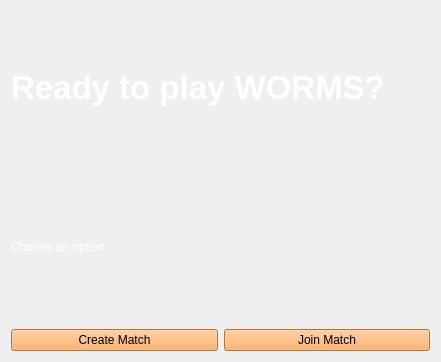
<?xml version="1.0" encoding="UTF-8"?>
<ui version="4.0">
 <class>Form</class>
 <widget class="QWidget" name="Form">
  <property name="geometry">
   <rect>
    <x>0</x>
    <y>0</y>
    <width>441</width>
    <height>362</height>
   </rect>
  </property>
  <property name="windowTitle">
   <string>Form</string>
  </property>
  <layout class="QVBoxLayout" name="verticalLayout_2">
   <item>
    <layout class="QVBoxLayout" name="verticalLayout">
     <item>
      <widget class="QLabel" name="label">
       <property name="palette">
        <palette>
         <active>
          <colorrole role="WindowText">
           <brush brushstyle="SolidPattern">
            <color alpha="255">
             <red>255</red>
             <green>255</green>
             <blue>255</blue>
            </color>
           </brush>
          </colorrole>
          <colorrole role="Text">
           <brush brushstyle="SolidPattern">
            <color alpha="255">
             <red>0</red>
             <green>0</green>
             <blue>0</blue>
            </color>
           </brush>
          </colorrole>
          <colorrole role="PlaceholderText">
           <brush brushstyle="SolidPattern">
            <color alpha="128">
             <red>255</red>
             <green>255</green>
             <blue>255</blue>
            </color>
           </brush>
          </colorrole>
         </active>
         <inactive>
          <colorrole role="WindowText">
           <brush brushstyle="SolidPattern">
            <color alpha="255">
             <red>255</red>
             <green>255</green>
             <blue>255</blue>
            </color>
           </brush>
          </colorrole>
          <colorrole role="Text">
           <brush brushstyle="SolidPattern">
            <color alpha="255">
             <red>0</red>
             <green>0</green>
             <blue>0</blue>
            </color>
           </brush>
          </colorrole>
          <colorrole role="PlaceholderText">
           <brush brushstyle="SolidPattern">
            <color alpha="128">
             <red>255</red>
             <green>255</green>
             <blue>255</blue>
            </color>
           </brush>
          </colorrole>
         </inactive>
         <disabled>
          <colorrole role="WindowText">
           <brush brushstyle="SolidPattern">
            <color alpha="255">
             <red>190</red>
             <green>190</green>
             <blue>190</blue>
            </color>
           </brush>
          </colorrole>
          <colorrole role="Text">
           <brush brushstyle="SolidPattern">
            <color alpha="255">
             <red>190</red>
             <green>190</green>
             <blue>190</blue>
            </color>
           </brush>
          </colorrole>
          <colorrole role="PlaceholderText">
           <brush brushstyle="SolidPattern">
            <color alpha="128">
             <red>0</red>
             <green>0</green>
             <blue>0</blue>
            </color>
           </brush>
          </colorrole>
         </disabled>
        </palette>
       </property>
       <property name="font">
        <font>
         <pointsize>25</pointsize>
         <weight>75</weight>
         <bold>true</bold>
        </font>
       </property>
       <property name="text">
        <string>Ready to play WORMS?</string>
       </property>
      </widget>
     </item>
     <item>
      <widget class="QLabel" name="label_2">
       <property name="palette">
        <palette>
         <active>
          <colorrole role="WindowText">
           <brush brushstyle="SolidPattern">
            <color alpha="255">
             <red>255</red>
             <green>255</green>
             <blue>255</blue>
            </color>
           </brush>
          </colorrole>
         </active>
         <inactive>
          <colorrole role="WindowText">
           <brush brushstyle="SolidPattern">
            <color alpha="255">
             <red>255</red>
             <green>255</green>
             <blue>255</blue>
            </color>
           </brush>
          </colorrole>
         </inactive>
         <disabled>
          <colorrole role="WindowText">
           <brush brushstyle="SolidPattern">
            <color alpha="255">
             <red>190</red>
             <green>190</green>
             <blue>190</blue>
            </color>
           </brush>
          </colorrole>
         </disabled>
        </palette>
       </property>
       <property name="text">
        <string>Choose an option:</string>
       </property>
      </widget>
     </item>
    </layout>
   </item>
   <item>
    <layout class="QHBoxLayout" name="horizontalLayout">
     <item>
      <widget class="QPushButton" name="createButton">
       <property name="palette">
        <palette>
         <active>
          <colorrole role="Button">
           <brush brushstyle="SolidPattern">
            <color alpha="255">
             <red>255</red>
             <green>163</green>
             <blue>72</blue>
            </color>
           </brush>
          </colorrole>
          <colorrole role="Base">
           <brush brushstyle="SolidPattern">
            <color alpha="255">
             <red>255</red>
             <green>163</green>
             <blue>72</blue>
            </color>
           </brush>
          </colorrole>
          <colorrole role="Window">
           <brush brushstyle="SolidPattern">
            <color alpha="255">
             <red>255</red>
             <green>163</green>
             <blue>72</blue>
            </color>
           </brush>
          </colorrole>
         </active>
         <inactive>
          <colorrole role="Button">
           <brush brushstyle="SolidPattern">
            <color alpha="255">
             <red>255</red>
             <green>163</green>
             <blue>72</blue>
            </color>
           </brush>
          </colorrole>
          <colorrole role="Base">
           <brush brushstyle="SolidPattern">
            <color alpha="255">
             <red>255</red>
             <green>163</green>
             <blue>72</blue>
            </color>
           </brush>
          </colorrole>
          <colorrole role="Window">
           <brush brushstyle="SolidPattern">
            <color alpha="255">
             <red>255</red>
             <green>163</green>
             <blue>72</blue>
            </color>
           </brush>
          </colorrole>
         </inactive>
         <disabled>
          <colorrole role="Button">
           <brush brushstyle="SolidPattern">
            <color alpha="255">
             <red>255</red>
             <green>163</green>
             <blue>72</blue>
            </color>
           </brush>
          </colorrole>
          <colorrole role="Base">
           <brush brushstyle="SolidPattern">
            <color alpha="255">
             <red>255</red>
             <green>163</green>
             <blue>72</blue>
            </color>
           </brush>
          </colorrole>
          <colorrole role="Window">
           <brush brushstyle="SolidPattern">
            <color alpha="255">
             <red>255</red>
             <green>163</green>
             <blue>72</blue>
            </color>
           </brush>
          </colorrole>
         </disabled>
        </palette>
       </property>
       <property name="text">
        <string>Create Match</string>
       </property>
      </widget>
     </item>
     <item>
      <widget class="QPushButton" name="joinButton">
       <property name="palette">
        <palette>
         <active>
          <colorrole role="Button">
           <brush brushstyle="SolidPattern">
            <color alpha="255">
             <red>255</red>
             <green>163</green>
             <blue>72</blue>
            </color>
           </brush>
          </colorrole>
          <colorrole role="Base">
           <brush brushstyle="SolidPattern">
            <color alpha="255">
             <red>255</red>
             <green>163</green>
             <blue>72</blue>
            </color>
           </brush>
          </colorrole>
          <colorrole role="Window">
           <brush brushstyle="SolidPattern">
            <color alpha="255">
             <red>255</red>
             <green>163</green>
             <blue>72</blue>
            </color>
           </brush>
          </colorrole>
         </active>
         <inactive>
          <colorrole role="Button">
           <brush brushstyle="SolidPattern">
            <color alpha="255">
             <red>255</red>
             <green>163</green>
             <blue>72</blue>
            </color>
           </brush>
          </colorrole>
          <colorrole role="Base">
           <brush brushstyle="SolidPattern">
            <color alpha="255">
             <red>255</red>
             <green>163</green>
             <blue>72</blue>
            </color>
           </brush>
          </colorrole>
          <colorrole role="Window">
           <brush brushstyle="SolidPattern">
            <color alpha="255">
             <red>255</red>
             <green>163</green>
             <blue>72</blue>
            </color>
           </brush>
          </colorrole>
         </inactive>
         <disabled>
          <colorrole role="Button">
           <brush brushstyle="SolidPattern">
            <color alpha="255">
             <red>255</red>
             <green>163</green>
             <blue>72</blue>
            </color>
           </brush>
          </colorrole>
          <colorrole role="Base">
           <brush brushstyle="SolidPattern">
            <color alpha="255">
             <red>255</red>
             <green>163</green>
             <blue>72</blue>
            </color>
           </brush>
          </colorrole>
          <colorrole role="Window">
           <brush brushstyle="SolidPattern">
            <color alpha="255">
             <red>255</red>
             <green>163</green>
             <blue>72</blue>
            </color>
           </brush>
          </colorrole>
         </disabled>
        </palette>
       </property>
       <property name="text">
        <string>Join Match</string>
       </property>
      </widget>
     </item>
    </layout>
   </item>
  </layout>
 </widget>
 <resources/>
 <connections/>
</ui>
